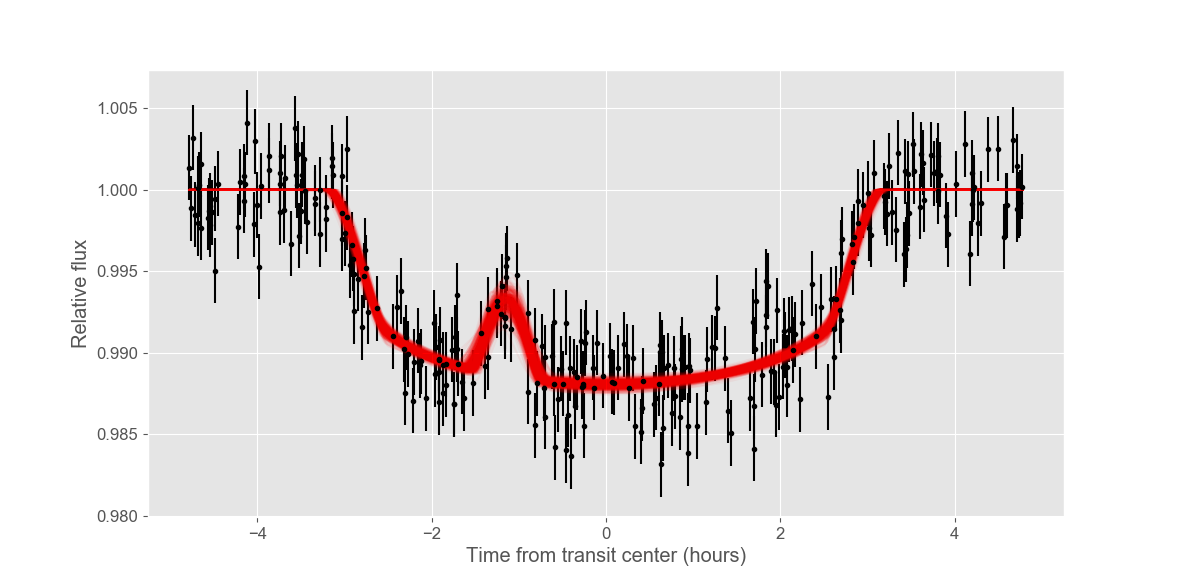

This chart was generated by the following Python code:
import pymultinest
import spotrod
import numpy as np
try:
    import matplotlib
    ShowPlots = True
except:
    print 'No matplotlib, so no final plots!'
    ShowPlots = False
import pickle
import os

############ OPTIONAL INPUTS ###################
# Name of the file containing the data (first column time, second column relative flux)
filename = 'my_lightcurve.dat'
# Number of spots in the model. 0: no spot fit, 1: one spot, 2: two spots
nspots = 2

# Number of MultiNest live points:
n_live_points = 1000
# Around which phases do you want to fit the transit + spot model?
PHASE_FIT = 0.02

# Resampling? Set it to yes if using Kepler long-cadence data:
RESAMPLING = False
NRESAMPLING = 20

# Set the noise level of your data in ppm:
sigma_w = 2000.0 # ppm

# Transit model priors:
rp = 0.1                                 # Rp/Rs
rp_sigma = (0.0011563461+0.0016538642)/2.
aR = 6.0                                 # a/Rs
aR_sigma = (0.3644584151+0.3414799136)/2.
inc = 87.0                               # Inclination
inc_sigma = (0.6364921359+0.7092897909)/2.  
t0 = 2458028.0                           # Time-of-transit center
t0_sigma = (0.0002299240+0.0002043541)/2.
ld_law = 'quadratic'                              # Limb-darkening law (quadratic supported by now, easy to implement other laws).
###############################################


# Fixed components:
t,flux = np.loadtxt(filename,unpack=True)
ndata = len(t)
P = 6.0
ecc = 0.3
omega = 60.0
deg_to_rad = (np.pi/2.)/90.
k = ecc*np.cos(omega*deg_to_rad)
h = ecc*np.sin(omega*deg_to_rad)

flux_err = sigma_w*1e-6
ntransit = 0
def get_phases(t,P,t0):
    """ 
    Given input times, a period (or posterior dist of periods)
    and time of transit center (or posterior), returns the 
    phase at each time t.
    """
    if type(t) is not float:
        phase = ((t - np.median(t0))/np.median(P)) % 1 
        ii = np.where(phase>=0.5)[0]
        phase[ii] = phase[ii]-1.0
    else:
        phase = ((t - np.median(t0))/np.median(P)) % 1 
        if phase>=0.5:
            phase = phase - 1.0 
    return phase

# Remove out-of-transit points:
phases = get_phases(t,P,t0)
idx_fit = np.where(np.abs(phases)<PHASE_FIT)[0]

from scipy.stats import norm,beta
def transform_uniform(x,a,b):
    return a + (b-a)*x

def transform_loguniform(x,a,b):
    la=np.log(a)
    lb=np.log(b)
    return np.exp(la + x*(lb-la))

def transform_normal(x,mu,sigma):
    return norm.ppf(x,loc=mu,scale=sigma)

def transform_beta(x,a,b):
    return beta.ppf(x,a,b)

def prior(cube, ndim, nparams):
    # Prior on "rp" is gaussian:
    cube[0] = transform_normal(cube[0],rp,rp_sigma)
    # Same for aR:
    cube[1] = transform_normal(cube[1],aR,aR_sigma)
    # And inc:
    cube[2] = transform_normal(cube[2],inc,inc_sigma)
    # And t0:
    cube[3] = transform_normal(cube[3],t0,t0_sigma)
    # Uniform on the transformed LD coeffs (q1 and q2):
    cube[4] = transform_uniform(cube[4],0,1)
    cube[5] = transform_uniform(cube[5],0,1)
    if nspots == 1 or nspots == 2:
        # And now uniform in position of spot,
        cube[6] = transform_uniform(cube[6],-1,1)
        cube[7] = transform_uniform(cube[7],-1,1)
        # And also in radius of the spot:
        cube[8] = transform_uniform(cube[8],0,1)
        # And contrast:
        cube[9] = transform_uniform(cube[9],-2,2)
    if nspots == 2:
        # And now uniform in position of spot,
        cube[10] = transform_uniform(cube[10],-1,1)
        cube[11] = transform_uniform(cube[11],-1,1)
        # And also in radius of the spot:
        cube[12] = transform_uniform(cube[12],0,1)
        # And contrast:
        cube[13] = transform_uniform(cube[13],-2,2)

def quadraticlimbdarkening(r, s1, s2):
  answer = np.zeros_like(r)
  mask = (r<=1.0)
  mu = np.sqrt(1.0 - np.power(r[mask],2))
  answer[mask] = 1.0 - s1 * (1.-mu) - s2 * (1.-mu)**2
  return answer

def reverse_ld_coeffs(ld_law, q1, q2): 
    if ld_law == 'quadratic':
        coeff1 = 2.*np.sqrt(q1)*q2
        coeff2 = np.sqrt(q1)*(1.-2.*q2)
    elif ld_law=='squareroot':
        coeff1 = np.sqrt(q1)*(1.-2.*q2)
        coeff2 = 2.*np.sqrt(q1)*q2
    elif ld_law=='logarithmic':
        coeff1 = 1.-np.sqrt(q1)*q2
        coeff2 = 1.-np.sqrt(q1)
    return coeff1,coeff2

def spot_model(t,cube,nspot,texp = 0.01881944,RESAMPLE = False,NRESAMPLE=20):
    if RESAMPLE:
        tin = np.array([])
        for i in range(len(t)):
            for j in range(NRESAMPLE):
                jj = j+1
                tin = np.append(tin,t[i] + (jj - (NRESAMPLE + 1)/2.)*(texp/NRESAMPLE))
    else:
        tin = t
    # Extract parameters:
    if nspot == 0:
        rp,aR,inc,t0,q1,q2 = cube[0],cube[1],cube[2],cube[3],cube[4],cube[5]
    elif nspot == 1:
        rp,aR,inc,t0,q1,q2,spotx,spoty,spotradius,spotcontrast = cube[0],cube[1],\
                   cube[2],cube[3],cube[4],cube[5],cube[6],cube[7],cube[8],cube[9]
    elif nspot == 2:
        rp,aR,inc,t0,q1,q2,spotx,spoty,spotradius,spotcontrast,spotx2,spoty2,spotradius2,\
        spotcontrast2 = cube[0],cube[1],cube[2],cube[3],cube[4],cube[5],cube[6],cube[7],cube[8],\
                        cube[9],cube[10],cube[11],cube[12],cube[13]
    # Generate model:
    impactparam = aR*np.cos(inc*deg_to_rad)
    phase = np.mod((tin-t0)/P+0.5, 1.0)-0.5
    s1,s2 = reverse_ld_coeffs(ld_law,q1,q2)
    # Initialize spotrod. Number of intergration rings:
    n = 1500
    # Integration annulii radii.
    r = np.linspace(1.0/(2*n), 1.0-1.0/(2*n), n)
    # Weights: 2.0 times limb darkening times width of integration annulii.
    f = 2.0 * quadraticlimbdarkening(r, s1, s2) / n
    # Calculate orbital elements.
    eta, xi = spotrod.elements(tin-t0, P, aR, k, h)
    planetx = impactparam*eta/aR
    planety = -xi
    z = np.sqrt(np.power(planetx,2) + np.power(planety,2))
    planetangle = np.array([spotrod.circleangle(r, rp, z[i]) for i in xrange(z.shape[0])])

    if nspot == 0:
        spotx,spoty,spotradius,spotcontrast = 0.,0.,0.,1.
        model = spotrod.integratetransit(planetx, planety, z, rp, r, f, np.array([spotx]),\
                np.array([spoty]), np.array([spotradius]), np.array([spotcontrast]), planetangle)
    elif nspot == 1:
        model = spotrod.integratetransit(planetx, planety, z, rp, r, f, np.array([spotx]),\
                np.array([spoty]), np.array([spotradius]), np.array([spotcontrast]), planetangle)
    elif nspot == 2:
        model = spotrod.integratetransit(planetx, planety, z, rp, r, f, np.array([spotx,spotx2]),\
                np.array([spoty,spoty2]), np.array([spotradius,spotradius2]), np.array([spotcontrast,spotcontrast2]), planetangle)
    if RESAMPLE:
        model_out = np.zeros(len(t))
        for i in range(len(t)):
            model_out[i] = np.mean(model[i*NRESAMPLE:NRESAMPLE*(i+1)])
        return model_out
    return model

def loglike(cube, ndim, nparams):
    model = spot_model(t[idx_fit],cube,nspots,RESAMPLE=RESAMPLING,NRESAMPLE=NRESAMPLING)
    # Evaluate the log-likelihood:
    loglikelihood = -0.5*ndata*np.log(2.*np.pi*flux_err**2) + (-0.5 * ((model - flux[idx_fit]) / flux_err)**2).sum()
    return loglikelihood

n_params = 6
if nspots == 1:
    n_params = n_params + 4
elif nspots == 2:
    n_params = n_params + 8

out_file = 'out_multinest_transit_'+str(nspots)
out_pickle_name = 'POSTERIOR_SAMPLES_nspot_'+str(nspots)+'.pkl'

if not os.path.exists(out_pickle_name):
    # Run MultiNest:
    pymultinest.run(loglike, prior, n_params, n_live_points = n_live_points,outputfiles_basename=out_file, resume = False, verbose = True)
    # Get output:
    output = pymultinest.Analyzer(outputfiles_basename=out_file, n_params = n_params)
    # Get out parameters: this matrix has (samples,n_params+1):
    
    mc_samples = output.get_equal_weighted_posterior()[:,:-1]
    a_lnZ = output.get_stats()['global evidence']
    logZ = (a_lnZ / np.log(10))
    out = {}
    out['posterior_samples'] = mc_samples
    out['logZ'] = (a_lnZ / np.log(10))
    pickle.dump(out,open(out_pickle_name,'wb'))
else:
    mc_samples = pickle.load(open(out_pickle_name,'rb'))['posterior_samples']

if ShowPlots:
    matplotlib.pyplot.style.use('ggplot')
    tmodel = np.linspace(np.min(t),np.max(t),1000)
    matplotlib.rc('font',**{'family':'sans-serif','sans-serif':['Arial']})
    #matplotlib.rc('text', usetex=True)
    matplotlib.rcParams.update({'font.size':12})
    matplotlib.pyplot.errorbar((t-t0)*24.,flux,yerr=np.ones(len(t))*flux_err,fmt='.',color='black')
    nsample = 500
    idx = np.random.choice(mc_samples.shape[0],nsample,replace=False)
    for i in range(nsample):
        out_cube = mc_samples[idx[i],:]
        matplotlib.pyplot.plot((tmodel-t0)*24.,spot_model(tmodel,out_cube,nspots,RESAMPLE=RESAMPLING,NRESAMPLE=NRESAMPLING),'r-',alpha=0.05)
    matplotlib.pyplot.ylabel('Relative flux')
    matplotlib.pyplot.xlabel('Time from transit center (hours)')
    matplotlib.pyplot.show()
print 'Done!'
